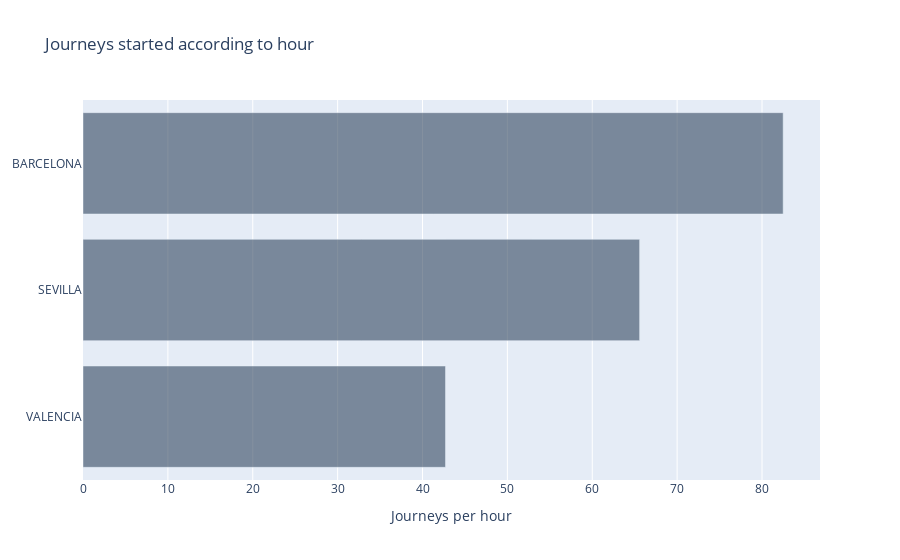

The cell this chart's notebook holds for it:
### Code cell
def horizontal_bar_chart(cnt_srs, color):
    trace = go.Bar(
        y=cnt_srs.index[::-1],
        x=cnt_srs.values[::-1],
        showlegend=False,
        orientation = 'h',
        marker=dict(
            color=color,
        ),
    )
    return trace

cnt_srs = df.groupby('destination')['price'].agg(['mean'])
cnt_srs.columns = ["mean"]
cnt_srs = cnt_srs.sort_values(by="mean", ascending=False)
trace0 = horizontal_bar_chart(cnt_srs['mean'], 'rgba(50, 71, 96, 0.6)')
fig = go.Figure(data = trace0, layout = layout)
fig

### Figure 1 — Plotly figure (JSON) as saved in the notebook; plotly's stock layout.template omitted (floating-point values rounded to 4 significant figures)
{"data": [{"marker": {"color": "rgba(50, 71, 96, 0.6)"}, "orientation": "h", "showlegend": false, "type": "bar", "x": [42.71, 65.58, 82.49], "y": ["VALENCIA", "SEVILLA", "BARCELONA"]}], "layout": {"title": {"text": "Journeys started according to hour"}, "xaxis": {"ticklen": 5, "title": {"text": "Journeys per hour"}, "zeroline": false}}}
